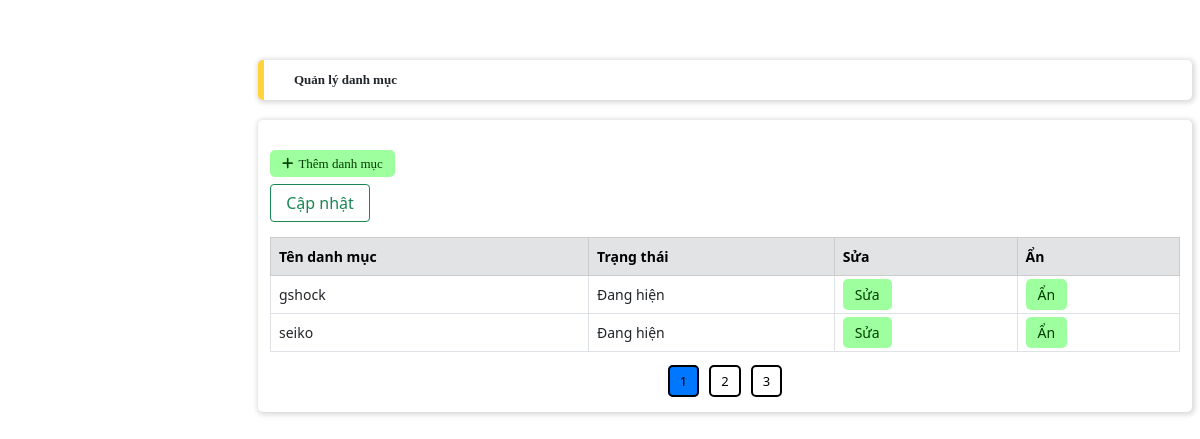
The app's page /admindanhmuc.php with its own data.
### tables this page shows
CREATE TABLE `categories` (
  `id` int(11) NOT NULL,
  `name` varchar(255) DEFAULT NULL,
  `status` tinyint(1) DEFAULT 1
);

### admindanhmuc.php (the view, shortened to what this page needs)
<?php
include('./config.php');
if (isset($_GET['page'])) {
    $page = $_GET['page'];
} else {
    $page = 1;
}
$rowperpage = 2;
$perRow = $page * $rowperpage - $rowperpage;
$sqlphantrang = "SELECT * FROM categories ORDER BY id ASC LIMIT $perRow,$rowperpage";
$queryphantrang = mysqli_query($conn, $sqlphantrang);
$totalRow = mysqli_num_rows(mysqli_query($conn, "SELECT * FROM categories"));
$totalPage = ceil($totalRow / $rowperpage);
$listPage = "";
for ($i = 1; $i <= $totalPage; $i++) {
    if ($page == $i) {
        $listPage .= '<a href="#" class="phan_trang active" style="background-color: #0077FF">' . $i . '</a>';
    } else {
        $listPage .= '<a href="./admin.php?adminlayout=admindanhmuc&page=' . $i . '" class="phan_trang">' . $i . '</a>';
    }
}
?>
<!DOCTYPE html>
<html lang="en">
<head>
    <link rel="stylesheet" type="text/css" href="./admin.css">
    <link rel="stylesheet" href="https://cdnjs.cloudflare.com/ajax/libs/bootstrap/5.0.2/css/bootstrap.min.css">
    <link rel="stylesheet" href="https://cdnjs.cloudflare.com/ajax/libs/font-awesome/6.4.0/css/all.min.css">
</head>
<body>
    <div class="content">
        <div class="row">
            <div class="title col-12 box_shadow">
                <b>Quản lý danh mục</b>
            </div>
        </div>
        <div class="row main_frame box_card box_shadow">
            <div class="element_btn">
                <div>
                    <a href="./admin.php?adminlayout=themdanhmuc" class="addnew_btn"><i class="fas fa-plus"></i>Thêm danh mục</a>
                </div>
            </div>
            <div class="table-responsive-lg">
                <table class="table table-bordered">
                    <form action="" method="post">
                        <thead>
                            <tr class="table-secondary">
                                <th scope="col">Tên danh mục</th>
                                <th scope="col">Trạng thái</th>
                                <th scope="col">Sửa</th>
                                <th scope="col">Ẩn</th>
                            </tr>
                        </thead>
                        <tbody>
                            <?php
                            while ($row = mysqli_fetch_assoc($queryphantrang)) {
                                if ($row['status'] == 1) {
                                    $an = 'Đang hiện';
                                } else {
                                    $an = 'Đã ẩn';
                                }
                                echo '<tr>
                       <td>' . $row['name'] . '</td>
                       <td>' . $an . '</td>
                       <td><a href="./admin.php?adminlayout=suadanhmuc&page=' . $page . '&id_dm=' . $row['id'] . '" class="addnew_btn">Sửa</a></td>
                       <td><a href="./adminandanhmuc.php?page=' . $page . '&id_dm=' . $row['id'] . '" class="addnew_btn">Ẩn</a></td>
                       </tr>';
                            }
                            ?>
                        </tbody>
                        <div>
                            <button type="submit" name="trang_thai" class="btn btn-outline-success" style="width:100px;">Cập nhật</button>
                        </div>
                    </form>
                </table>
            </div>
            <div class="category_paging">
                <?php
                echo $listPage;
                ?>
            </div>
        </div>
    </div>
</body>
</html>

### admin.css (style rules this page uses)
* { margin: 0; padding: 0; box-sizing: border-box; }
a { text-decoration: none; }
body { font-family: Roboto; background-color: #f5f5f5; }
.container, .row { padding: 0; margin: 0; }
.main_frame { padding: 20px 0 0 0; }
.content { margin-left: 250px; padding: 60px 20px 40px 20px; justify-content: center; }
.content .title { font-family: Roboto-Bold; font-size: 13px; background-color: #ffffff; border-radius: 5px; border-left: 6px solid #ffd43b; padding: 10px 30px; margin-bottom: 20px; }
.box_shadow { box-shadow: 1px 1px 5px 2px rgba(0, 0, 0, 0.14); }
.box_card { border-radius: 5px; margin-bottom: 20px; background-color: #ffffff; }
.element_btn { padding: 10px; text-align: left; }
.element_btn i { padding-right: 5px; }
.element_btn a { font-size: 13px; font-family: Roboto-Bold; }
.addnew_btn { color: #003c00; background-color: #9dff9d; padding: 6px 12px; border-radius: 5px; }
.table { margin-top: 15px; }
.table th, .table td { font-size: 14px; padding: 12px; }
.table, td, th { border-collapse: collapse; border: 1px solid #c8c7c7; }
.table thead { background-color: #dddddd; }
.title, tr { text-align: left; }
table { width: 98%; }
.category_paging { padding-bottom: 20px; text-align: center; }
.phan_trang { color: black; font-size: 13px; border: 2px solid black; border-radius: 5px; margin: 10px 5px; padding: 5px 10px; }
.menu a,.element_btn a, tbody td a ,.category_paging a { text-decoration: none; }
.main_frame { align-items: center; }

### records on screen
categories: name "gshock", status "Đang hiện"
categories: name "seiko", status "Đang hiện"
